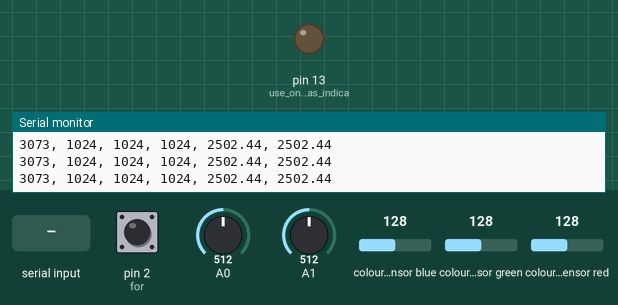
Simulated run of this sketch. Board: Arduino Uno, built with avr-gcc and run on an emulated ATmega328P. On the bench: output pins drawn as LEDs (lit = HIGH), the last lines printed to the serial monitor. Inputs (shaded band) come from the test bench; at power-on: pin 2 (for) HIGH, A0 = 512, A1 = 512, colour sensor blue 128, colour sensor green 128, colour sensor red 128. EEPROM starts erased.

Above: at 1.2 s.
1.3 s: pin 2 (for) pulled LOW for 1 s
At 2.0 s:
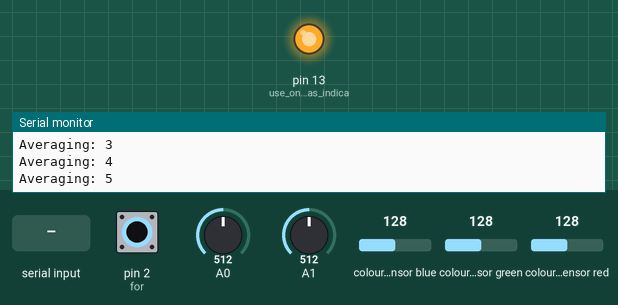
3.8 s: "*IDN?\n" received over Serial
5.5 s: "intTime.\n" received over Serial
7.1 s: "intTime.,45\n" received over Serial
Timing chart, 0 to 10.1 s (numbered marks = the images above; inputs shaded):
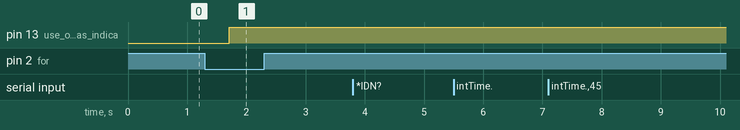

Measured:
- after the input at 1.3 s, pin 13 (use_onboard_LED_as_indica): LOW → HIGH after 0.41 s

The sketch:

Arduino_DOBSUN.ino
```cpp
// (licence header left out)
  #include <EEPROM.h>
  #include <Wire.h>
  #include "Adafruit_TCS34725.h"

  String intTime = "24";
  boolean echo = false;
  char inChar[16];
  int i = 0;
  String inCharStr;
  boolean err = false;
  String noAvgStr;
  int noAvg = 32;
  float aVolt;
  float totalVolt;
  String dataStr = " ";
  boolean stream = true;

  // function for writing long values to EEPROM
  // Kevin Elsenberger, arduino.cc
  void EEPROMWritelong(int address, long value)
      {
      //Decomposition from a long to 4 bytes by using bitshift.
      //One = Most significant -> Four = Least significant byte
      byte four = (value & 0xFF);
      byte three = ((value >> 8) & 0xFF);
      byte two = ((value >> 16) & 0xFF);
      byte one = ((value >> 24) & 0xFF);

      //Write the 4 bytes into the eeprom memory.
      EEPROM.write(address, four);
      EEPROM.write(address + 1, three);
      EEPROM.write(address + 2, two);
      EEPROM.write(address + 3, one);
      }

  // function for reading long values from EEPROM
  // Kevin Elsenberger, arduino.cc
  long EEPROMReadlong(long address)
      {
      //Read the 4 bytes from the eeprom memory.
      long four = EEPROM.read(address);
      long three = EEPROM.read(address + 1);
      long two = EEPROM.read(address + 2);
      long one = EEPROM.read(address + 3);

      //Return the recomposed long by using bitshift.
      return ((four << 0) & 0xFF) + ((three << 8) & 0xFFFF) + ((two << 16) & 0xFFFFFF) + ((one << 24) & 0xFFFFFFFF);
      }

  // initialize RGB sensor
  Adafruit_TCS34725 tcs = Adafruit_TCS34725(TCS34725_INTEGRATIONTIME_24MS, TCS34725_GAIN_1X);

  // ------------------------------------------------------------------------------------------------------------

  void setup() {
    Serial.begin(9600);
    pinMode(2, INPUT_PULLUP); // for "measurement" switch
    pinMode(13, OUTPUT); // use onboard LED as indicator
    digitalWrite(13, LOW);
  }

  // ------------------------------------------------------------------------------------------------------------

  void loop() {
    // get RGB sensor data
    uint16_t c, r, g, b, a, total;
    tcs.getRawData(&r, &g, &b, &c);

    // get UV sensor data
    a = analogRead(A0);
    aVolt = a * (5000.0 / 1023.0);

    total = analogRead(A1);
    totalVolt = total * (5000.0 / 1023.0);

    // listen for serial commands and write to string
    while (Serial.available() > 0) {
      inChar[i] = Serial.read();
      i++;
    }
    if (i > 0) {
      inCharStr = String(inChar);
    }

    // identify self when asked (or be elusive) -------------------------------------
    if (inCharStr.startsWith("*IDN?")) {
      Serial.println("I'm a Dobson meter and sun photometer!");
      Serial.println("v0.1, (c.c.) Al Fischer 2014");
    }

    // set integration time (for N ms) ----------------------------------------------
    if (inCharStr.startsWith("intTime.")) {
      intTime = inCharStr.substring(8);
      if (intTime.startsWith("2.5")) {
        tcs.setIntegrationTime(TCS34725_INTEGRATIONTIME_2_4MS);
      }
      else if(intTime.startsWith("25")) {
        tcs.setIntegrationTime(TCS34725_INTEGRATIONTIME_24MS);
      }
      else if(intTime.startsWith("50")) {
        tcs.setIntegrationTime(TCS34725_INTEGRATIONTIME_50MS);
      }
      else if(intTime.startsWith("100")) {
        tcs.setIntegrationTime(TCS34725_INTEGRATIONTIME_101MS);
      }
      else if(intTime.startsWith("150")) {
        tcs.setIntegrationTime(TCS34725_INTEGRATIONTIME_154MS);
      }
      else if(intTime.startsWith("700")) {
        tcs.setIntegrationTime(TCS34725_INTEGRATIONTIME_700MS);
      }
      else {
         err = true;
         Serial.println("Error. Choose from 2.5, 25, 50, 100, 150, or 700!\n");
       }
      if (echo == true & err == false) {
        Serial.println("Integration Time Set: " + String(intTime) + " ms");
      }
      err == false;
  }

  else if (inCharStr.startsWith("intTime?")) {
      intTime.trim();
      dataStr = intTime + " ms";
  }

  // take reading (for N averages and write to EEPROM) ----------------------------
  else if (inCharStr.startsWith("getMeas") || digitalRead(2) == LOW) {
    digitalWrite(13, HIGH);
    if (inCharStr.startsWith("getMeas")) {
      noAvgStr = inCharStr.substring(8, 10);
      noAvgStr.trim();
      noAvg = noAvgStr.toInt();
    }
    unsigned long rd = 0;
    unsigned long gr = 0;
    unsigned long bl = 0;
    unsigned long cl = 0;
    a = 0;
    total = 0;
    for (i = 0; i < noAvg; i++) {
       tcs.getRawData(&r, &g, &b, &c);
       rd += r;
       gr += g;
       bl += b;
       cl += c;
       a += analogRead(A0);
       total += analogRead(A1);
       Serial.println("Averaging: " + String(i+1));
       if (i == (noAvg-1)) {
         int addr = EEPROM.read(0);
         r = rd/noAvg;
         g = gr/noAvg;
         b = bl/noAvg;
         c = cl/noAvg;
         aVolt = (a/noAvg) * (5000.0 / 1023.0);
         unsigned long aVoltMem = aVolt * 100;
         totalVolt = (total/noAvg) * (5000.0 / 1023.0);
         unsigned long totalVoltMem = totalVolt * 100;
         EEPROMWritelong(addr, c);
         EEPROMWritelong(addr + 4, r);
         EEPROMWritelong(addr + 8, g);
         EEPROMWritelong(addr + 12, b);
         EEPROMWritelong(addr + 16, aVoltMem);
         EEPROMWritelong(addr + 20, totalVoltMem);
         addr = addr + 24;
         EEPROM.write(0, addr);
         if (echo = true) {
            Serial.print("Data saved at "); Serial.print(addr - 24); Serial.print(" through "); Serial.println(addr - 1);
          }
    }
    }
    i = 0;
  }

  // read data from EEPROM ----------------------------------------------
  else if (inCharStr.startsWith("displayMeas")) {
     int n = 1;
     int addr = EEPROM.read(0);
     for (i = 1; i < addr; i = i + 4) {
       if (n == 1) {
         dataStr = String(EEPROMReadlong(i)) + ", ";
       }
       else if (n % 6 == 0) {
         dataStr = dataStr + String(EEPROMReadlong(i)) + '\n';
       }
       else{dataStr = dataStr + String(EEPROMReadlong(i)) + ", ";}
       n = ++n;
     }
     Serial.print('\n');
  }

  // (re)set beginning memory location for writing data -------------------
  else if (inCharStr.startsWith("memAddr.")) {
    String addrStr = inCharStr.substring(8, 10);
    addrStr.trim();
    int addr = addrStr.toInt();
    EEPROM.write(0, addr);
    if (echo = true) {
      Serial.println("Address set to: " + addrStr);
    }
  }
  // retrieve next save location -------------------------------------------
  else if (inCharStr.startsWith("memAddr?")) {
    int memPos = EEPROM.read(0);
    dataStr = "Current Memory Posistion: " + String(memPos);
  }

  // turn echo on or off ---------------------------------------------------
  else if (inCharStr.startsWith("echo")) {
    if (inCharStr == "echo.1\n"){
      echo = true;
      Serial.println("echo = true!");
    }
    else {echo = false;}
  }

  // real-time/continuous data stream ---------------------------------------
  else if (inCharStr.startsWith("stream")) {
    inCharStr.trim();
    if (inCharStr.startsWith("stream.1")) {
      stream = true;
    }
    else if (inCharStr.startsWith("stream.0")) {
      stream = false;
    }
    if (echo == true) {
      Serial.println(inCharStr + " OK");
    }
  }

  // print answers to serial port if there's been a request ----------------
  if (dataStr != " ") {
      Serial.println(dataStr);
       dataStr = " ";
  }

 // real-time/continuous data stream ---------------------------------------
 if (stream == true) {
    Serial.print(c); Serial.print(", "); Serial.print(r); Serial.print(", "); Serial.print(g); Serial.print(", "); Serial.print(b); Serial.print(", ");
    Serial.print(aVolt); Serial.print(", ");
    Serial.print(totalVolt); Serial.print('\n');
  }

  // reset values for next go 'round ----------------------------------------
  i = 0;
  inCharStr = " ";
  memset(inChar, 0, sizeof(inChar));

  delay(500);

  }
```
